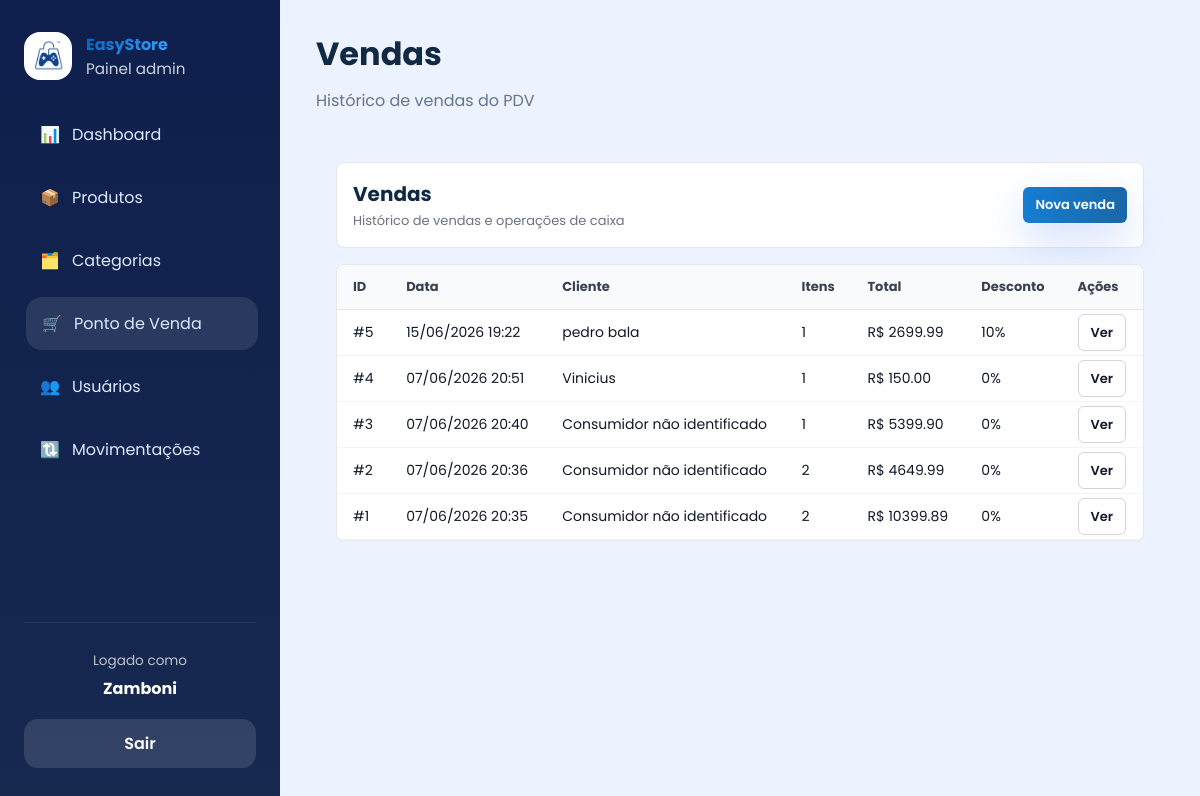
Before: /pdv/historico (signed in) with the older database file.
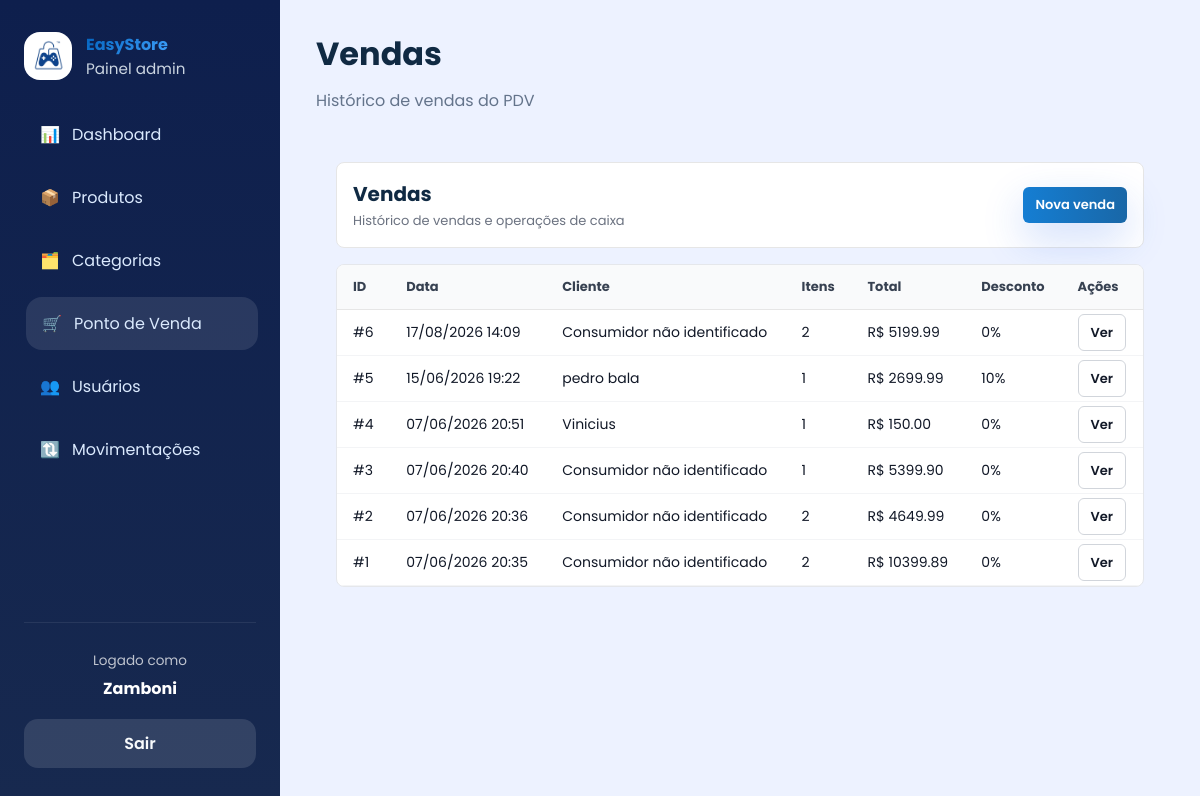
After: the same page with the newer database file.
### app/models/venda.py (models this page shows, shortened)
class Venda(Base):
    __tablename__ = "vendas"
    id         = Column(Integer, primary_key=True, index=True)
    cliente_id = Column(
        Integer,
        ForeignKey("clientes.id", ondelete="SET NULL"),
        nullable=True
    )
    usuario_id = Column(
        Integer,
        ForeignKey("usuarios.id", ondelete="SET NULL"),
        nullable=True
    )
    desconto_percentual = Column(Float, nullable=False, default=0.0)
    total_bruto  = Column(Float, nullable=False, default=0.0)
    total_liquido = Column(Float, nullable=False, default=0.0)
    observacao = Column(String(255), nullable=True)
    criado_em = Column(DateTime, server_default=func.now())
    cliente = relationship("Cliente", back_populates="vendas")
    usuario = relationship("Usuario", backref="vendas")
    itens   = relationship(
        "ItemVenda",
        back_populates="venda",
        cascade="all, delete-orphan"  # deleta itens se a venda for deletada
    )

### app/models/cliente.py (models this page shows)
class Cliente(Base):
    __tablename__ = "clientes"
    id         = Column(Integer, primary_key=True, index=True)
    nome       = Column(String(150), nullable=False, index=True)
    email      = Column(String(167), nullable=True, unique=True, index=True)
    telefone   = Column(String(20), nullable=True)
    usuario_id = Column(
        Integer,
        ForeignKey("usuarios.id", ondelete="SET NULL"),
        nullable=True,
        unique=True,
    )
    is_associado = Column(Boolean, default=False, nullable=False)
    ativo      = Column(Boolean, default=True)
    criado_em  = Column(DateTime, server_default=func.now())
    usuario = relationship("Usuario", back_populates="cliente_perfil")
    vendas  = relationship("Venda", back_populates="cliente", lazy="select")

### app/controllers/pdv_controller.py (the view)
@router.get("/historico")
def historico_vendas(
    request: Request,
    db: Session = Depends(get_db),
    usuario = Depends(get_usuario_logado)
):
    vendas = (
        db.query(Venda)
        .order_by(Venda.criado_em.desc())
        .limit(100)
        .all()
    )
    return templates.TemplateResponse(
        request,
        "admin/vendas.html",
        {
            "request": request,
            "usuario": usuario,
            "vendas": vendas,
            "page_title": "Vendas",
            "page_subtitle": "Histórico de vendas do PDV",
            "css_path": "css/vendas.css",
            "active": "pos",
        }
    )

### app/templates/admin/vendas.html
{% extends "admin/base.html" %}
{% set css_path = 'css/vendas.css' %}
{% set active = active or 'pos' %}
{% block content %}
<div class="vendas-container">
  <div class="vendas-header">
    <div>
      <h2>Vendas</h2>
      <p class="subtitle">Histórico de vendas e operações de caixa</p>
    </div>
    <div class="vendas-actions">
      {% set role = usuario.role if usuario is not mapping else usuario.get('role') if usuario else None %}
      {% if role == 'admin' %}
      <a href="/admin/pos" style="background: linear-gradient(90deg,#157ED3,#1967A7);" class="btn-small btn-primary">Nova venda</a>
      {% elif role == 'operador' %}
      <a href="/pdv" style="background: linear-gradient(90deg,#157ED3,#1967A7);" class="btn-small btn-primary">Nova venda</a>
      {% endif %}
    </div>
  </div>
  <div class="vendas-body">
    <table class="vendas-table">
      <thead>
        <tr>
          <th>ID</th>
          <th>Data</th>
          <th>Cliente</th>
          <th>Itens</th>
          <th>Total</th>
          <th>Desconto</th>
          <th>Ações</th>
        </tr>
      </thead>
      <tbody>
        {% for venda in vendas %}
        <tr>
          <td>#{{ venda.id }}</td>
          <td>{{ venda.criado_em.strftime('%d/%m/%Y %H:%M') if venda.criado_em else '-' }}</td>
          <td>{{ venda.cliente.nome if venda.cliente else 'Consumidor não identificado' }}</td>
          <td>{{ venda.itens|length }}</td>
          <td>R$ {{ "%.2f"|format(venda.total_liquido) }}</td>
          <td>{{ "%.0f"|format(venda.desconto_percentual) }}%</td>
          <td><a href="/pdv/venda/{{ venda.id }}" class="btn-small">Ver</a></td>
        </tr>
        {% else %}
        <tr class="empty-row">
          <td colspan="7">Nenhuma venda encontrada</td>
        </tr>
        {% endfor %}
      </tbody>
    </table>
  </div>
</div>
{% endblock %}

Changed rows visible on the page:
added Venda: id "6", criado_em "17/08/2026 14:09", cliente "Consumidor não identificado", itens|length "2", total_liquido "5199.99", desconto_percentual "0"
